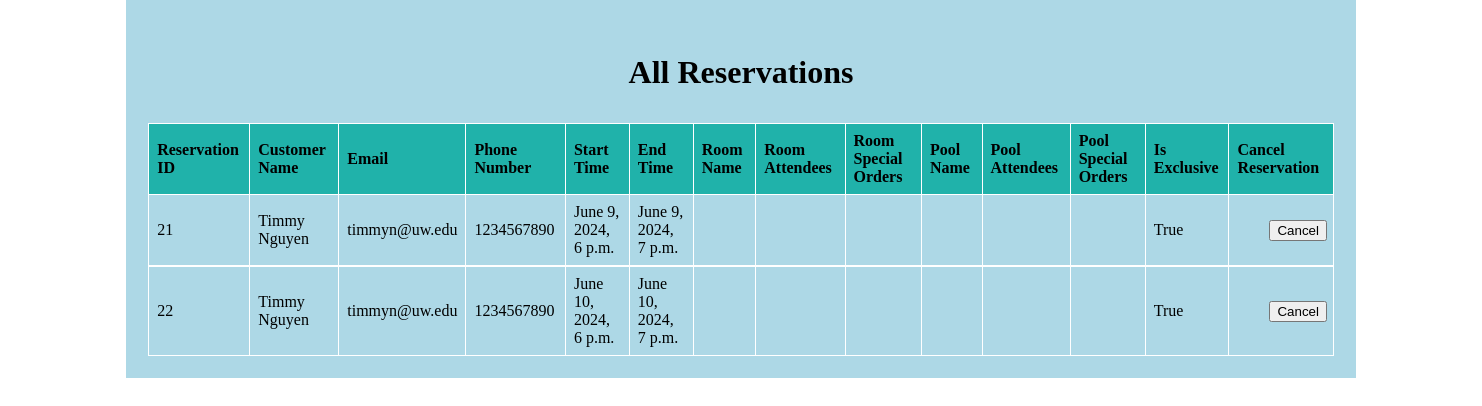
The app's page /administration/, older data.
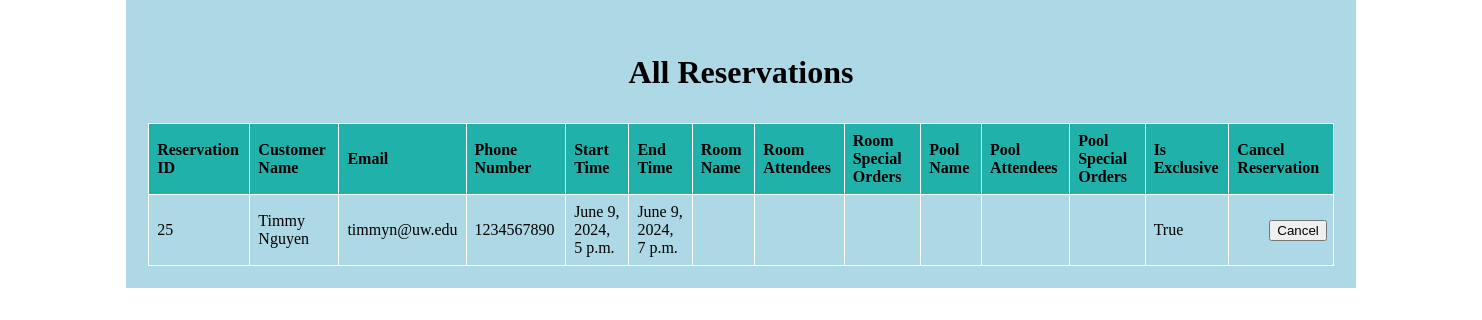
The same page, newer data.
### reservation/models.py (models this page shows, shortened)
class Reservation(models.Model):
    customer = models.ForeignKey(Customer, on_delete=models.CASCADE)
    timeslot = models.ForeignKey(TimeSlot, on_delete=models.CASCADE)
    is_exclusive = models.BooleanField(default=False)
    service = models.ManyToManyField(Service)
    class Meta:
        unique_together = ('customer', 'timeslot')

class Customer(models.Model):
    first_name = models.CharField(max_length=40)
    last_name = models.CharField(max_length=40)
    email = models.EmailField(max_length=40)
    phone_number = models.CharField(max_length=10, null=True, blank=True)

class TimeSlot(models.Model):
    start_time = models.DateTimeField()
    end_time = models.DateTimeField()

### reservation/views.py (the view)
# urls.py: path('administration/', views.administration, name='administration'),
def administration(request):
    reservations = Reservation.objects.all()
    return render(request, 'administration.html', {'reservations': reservations})

### reservation/templates/administration.html (shortened to what this page needs)
{% load static %}
<!DOCTYPE html>
<html lang="en">
<head>
    <link rel="stylesheet" href="{% static 'styles.css' %}">
</head>
<body>
    <div class="bop">
    <h1>All Reservations</h1>
    <table>
        <thead>
            <tr>
                <th>Reservation ID</th>
                <th>Customer Name</th>
                <th>Email</th>
                <th>Phone Number</th>
                <th>Start Time</th>
                <th>End Time</th>
                <th>Room Name</th>
                <th>Room Attendees</th>
                <th>Room Special Orders</th>
                <th>Pool Name</th>
                <th>Pool Attendees</th>
                <th>Pool Special Orders</th>
                <th>Is Exclusive</th>
                <th>Cancel Reservation</th>
            </tr>
        </thead>
        <tbody>
            {% for reservation in reservations %}
            <tr>
                <td>{{ reservation.id }}</td>
                <td>{{ reservation.customer.first_name }} {{ reservation.customer.last_name }}</td>
                <td>{{ reservation.customer.email }}</td>
                <td>{{ reservation.customer.phone_number }}</td>
                <td>{{ reservation.timeslot.start_time }}</td>
                <td>{{ reservation.timeslot.end_time }}</td>
                <td>
                </td>
                <td>
                </td>
                <td>
                </td>
                <td>
                </td>
                <td>
                </td>
                <td>
                </td>
                <td>{{ reservation.is_exclusive }}</td>
                <td class="cancel-box">
                    <form method="post" action="{% url 'cancel_reservation' reservation.id %}" class="cancel-button">
                        <button type="submit" class="cancel">Cancel</button>
                    </form>
                </td>
            </tr>
            {% endfor %}
        </tbody>
    </table>
    </div>
</body>
</html>

Row changes from the older to the newer data that the page shows:
removed Reservation: id "21", customer.first_name "Timmy", customer.last_name "Nguyen", customer.email "timmyn@uw.edu", customer.phone_number "1234567890", timeslot.start_time "June 9, 2024, 6 p.m.", timeslot.end_time "June 9, 2024, 7 p.m.", is_exclusive "True"
removed Reservation: id "22", customer.first_name "Timmy", customer.last_name "Nguyen", customer.email "timmyn@uw.edu", customer.phone_number "1234567890", timeslot.start_time "June 10, 2024, 6 p.m.", timeslot.end_time "June 10, 2024, 7 p.m.", is_exclusive "True"
added Reservation: id "25", customer.first_name "Timmy", customer.last_name "Nguyen", customer.email "timmyn@uw.edu", customer.phone_number "1234567890", timeslot.start_time "June 9, 2024, 5 p.m.", timeslot.end_time "June 9, 2024, 7 p.m.", is_exclusive "True"
